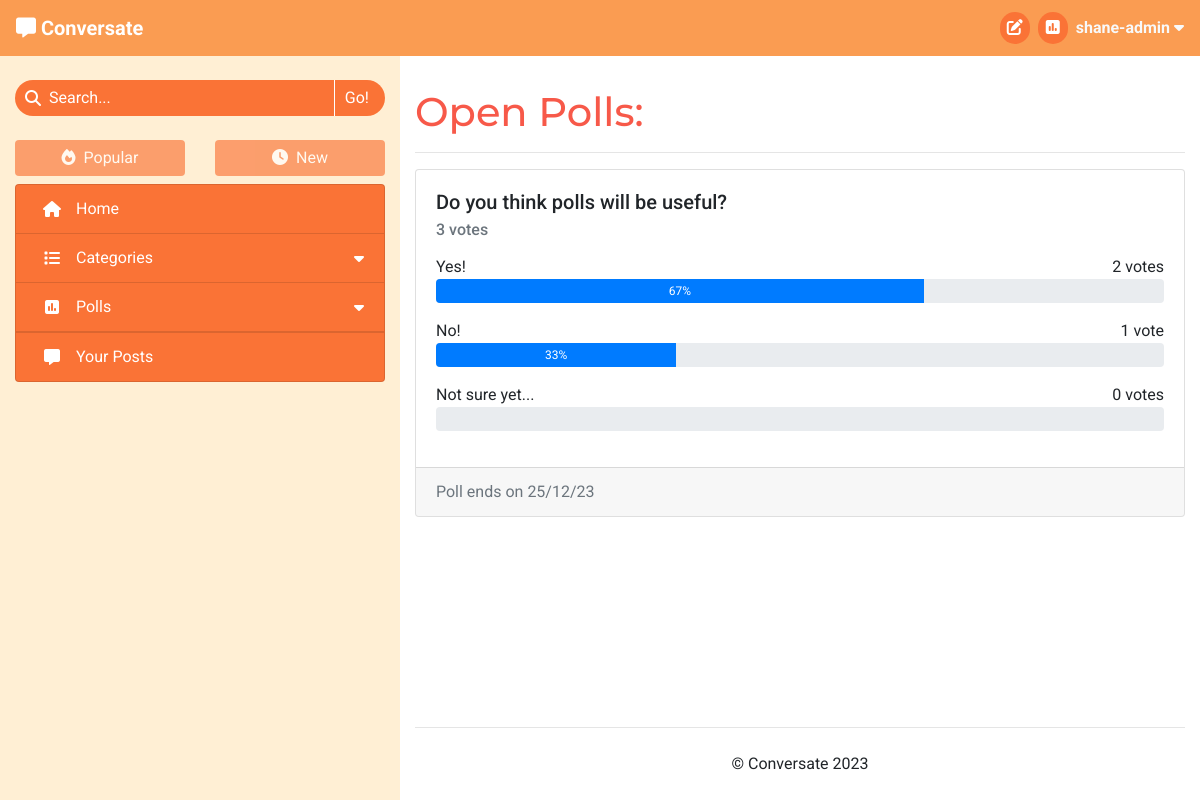
Page /polls/open (signed in) on the earlier database version.
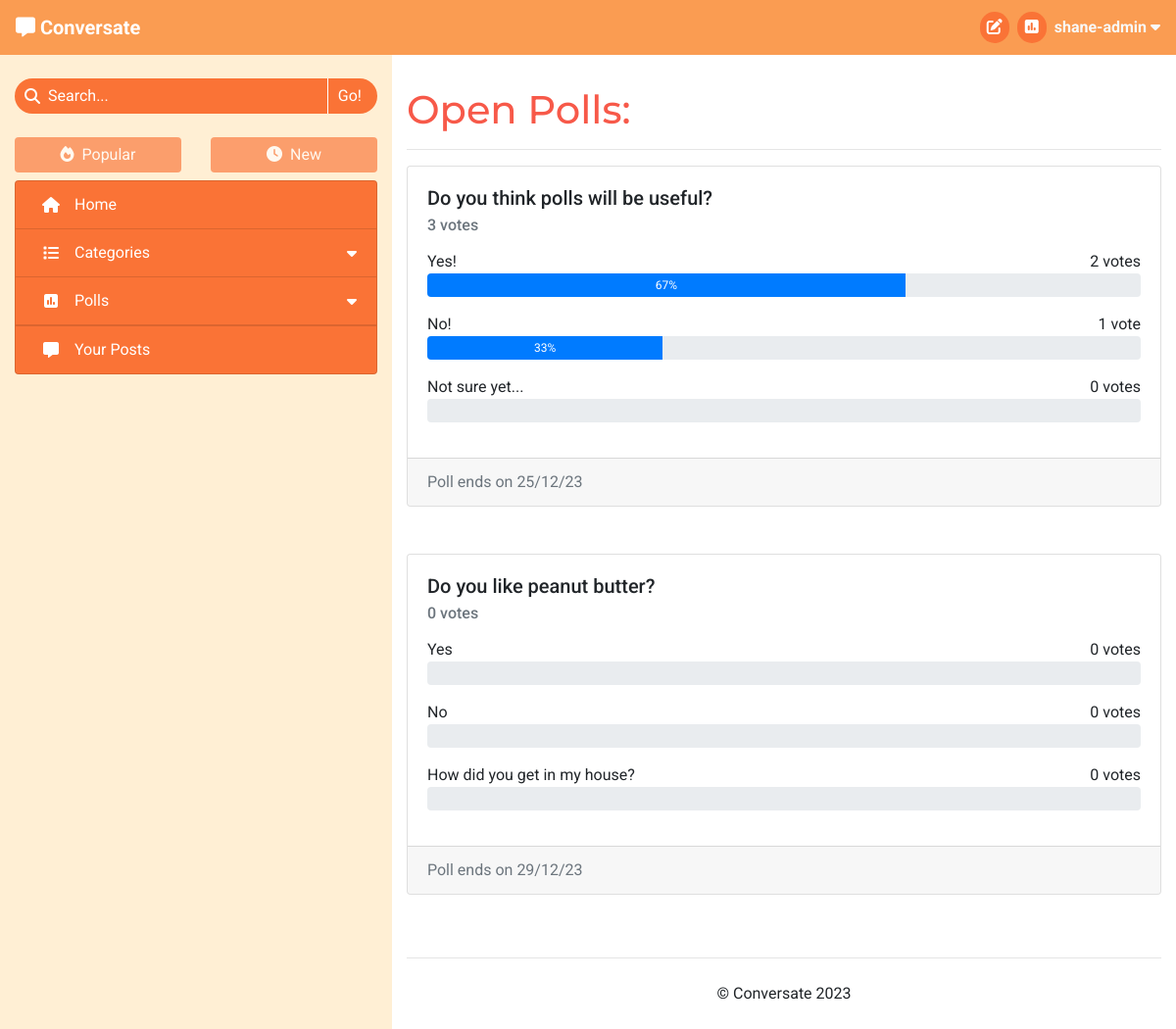
Same page on the later database version.
### forum/models.py (models this page shows, shortened)
class Poll(models.Model):
    title = models.CharField(max_length=200)
    asked_by = models.ForeignKey(User, on_delete=models.CASCADE)
    due_date = models.DateTimeField()
    post = models.OneToOneField(Post, on_delete=models.CASCADE,
                                related_name='poll', blank=True, null=True)
    class Meta:
        ordering = ['-due_date']
    def number_of_votes(self):
        total_votes = 0
        for answer in self.answers.all():
            total_votes += answer.number_of_votes()
        return total_votes
    def has_expired(self):
        current_time = datetime.now().timestamp()
        end_time = self.due_date.timestamp()
        return current_time > end_time

class PollAnswer(models.Model):
    body = models.CharField(max_length=100)
    position = models.IntegerField()
    poll = models.ForeignKey(Poll, related_name='answers',
                             on_delete=models.CASCADE)
    votes = models.ManyToManyField(User, related_name='votes')
    class Meta:
        ordering = ['position']
    def number_of_votes(self):
        return self.votes.count()
    def vote_percentage(self):
        total_votes = 0
        poll_answers = self.poll.answers.all()
        for answer in poll_answers:
            total_votes += answer.number_of_votes()
        if total_votes == 0:
            return 0
        return round((self.number_of_votes() / total_votes) * 100)

### forum/views.py (the view)
# urls.py: path('polls/<str:poll_type>', views.BrowsePolls.as_view(),
class BrowsePolls(View):
    def get(self, request, poll_type):
        if not request.user.is_authenticated:
            return redirect('/accounts/login')
        poll_type = poll_type.capitalize()
        polls = None
        if poll_type == 'Open':
            polls = Poll.objects.filter(due_date__gt=datetime.now()) \
                        .order_by('due_date')
        else:
            polls = Poll.objects.exclude(due_date__gt=datetime.now())
        context = get_poll_list_context(request, polls)
        context['heading'] = f"{poll_type} Polls"
        context['selected_tab'] = f'Polls/{poll_type}'
        return render(
            request,
            'poll_list.html',
            context,
        )

### forum/core/categories.py (called while the page is built)
def get_top_categories(limit=CATEGORY_COLLAPSIBLE_LIMIT):
    categories = list(Category.objects
                      .annotate(num_posts=Count('tagged_posts'))
                      .filter(num_posts__gt=0)
                      .order_by('-num_posts'))
    num_categories = len(categories)
    category_none = Category.objects.get(slug='none')
    if category_none in categories:
        categories.remove(category_none)
    return {
        'num_categories': num_categories,
        'top_categories': categories[:limit],
        'has_more_categories': (len(categories) > limit)
    }

### forum/core/content.py (called while the page is built)
def get_base_context(request):
    context = get_top_categories()
    context['disable_sort'] = True
    return context

def get_poll_list_context(request, poll_list):
    context = get_base_context(request)
    context['item_list'] = poll_list
    context.update(get_paginated_items(request, poll_list, POLLS_PER_PAGE))
    return context

### forum/core/pagination.py (called while the page is built)
def get_paginated_items(request, object_list, items_per_page):
    p = Paginator(object_list, items_per_page)
    page = request.GET.get('page')
    current_items = p.get_page(page)
    pagination_context = {
        'item_list': current_items,
        'page': page
    }
    if page is None:
        page = 1
    if p.num_pages > NUM_PAGES:
        pagination_context.update(get_page_range(
            int(page),
            p.num_pages
        ))
    else:
        pagination_context['page_range'] = p.page_range
    return pagination_context

### forum/models.py (called while the page is built)
    def number_of_posts(self):
        return self.tagged_posts.count()

### templates/poll_list.html (shortened to what this page needs)
{% extends "base.html" %}
{% block content %}
<h1>{{ heading }}:</h1>
<hr>
{% for poll in item_list %}
    <div class="card mb-5">
        <div class="card-body">
            <h5 class="card-title">{{ poll.title }}</h5>
            {% if poll_status == 0 and poll.asked_by != user %}
                <form method="POST" class="mt-2" action="{% url 'vote_poll' post.poll.id request.path %}">
                    {% csrf_token %}
                    {% for answer in poll.answers.all %}
                        <div class="form-check mb-2 ml-sm-3 ml-md-2 ml-lg-4">
                            <input class="form-check-input" type="radio" name="poll-vote" id="answer-{{ answer.position }}"
                                value="{{ answer.position }}" required>
                            <label class="form-check-label" for="answer-{{ answer.position }}">
                                {{ answer.body }}
                            </label>
                        </div>
                    {% endfor %}
                    <div class="mt-3">
                        <input type="submit" class="btn" value="Vote">
                        <input type="reset" class="btn" value="Clear">
                    </div>
                </form>
            {% else %}
                <h6 class="card-subtitle text-muted mb-3">
                    {% with poll.number_of_votes as vote_num %}
                        <span>{{ vote_num }} vote{% if vote_num != 1 %}s{% endif %}</span>
                    {% endwith %}
                </h6>
                {% for answer in poll.answers.all %}
                    <div class="d-flex justify-content-between">
                        <span>{{ answer.body }}</span>
                        {% with answer.number_of_votes as vote_num %}
                            <span>{{ vote_num }} vote{% if vote_num != 1 %}s{% endif %}</span>
                        {% endwith %}
                    </div>
                    <div class="progress mb-3{% if poll_status == answer.position %} answer-chosen{% endif %}">
                        {% with answer.vote_percentage as votes %}
                            <div class="progress-bar poll-result" role="progressbar" style="width: 0%;" aria-valuenow="{{ votes }}"
                                aria-valuemin="0" aria-valuemax="100" data-animation="on">{{ votes }}%</div>
                        {% endwith %}
                    </div>
                {% endfor %}
            {% endif %}
        </div>
        <div class="card-footer text-muted">
            {% with poll.due_date|date:"d/m/y" as end_date %}
            {% if poll.has_expired %}Poll ended {{ end_date }}
            {% else %}Poll ends on {{ end_date }}
            {% endif %}
            {% endwith %}
        </div>
    </div>
{% endfor %}
{% endblock content %}

### templates/base.html (shortened to what this page needs)
{% load static %}
<!DOCTYPE html>
<html lang="en">
<head>
    <link rel="stylesheet" href="https://cdn.jsdelivr.net/npm/bootstrap@4.6.2/dist/css/bootstrap.min.css"
>
    <link rel="stylesheet" href="{% static 'css/style.css' %}" type="text/css">
</head>
<body id="main-page">
    <header class="navbar navbar-expand-sm navbar-dark">
        <div>
            <a class="navbar-brand" href="{% url 'home' %}" aria-label="Go to the home page">
                <i class="fa-solid fa-message"></i>
                <strong>Conversate</strong>
            </a>
        </div>
            <ul class="nav justify-content-end">
                {% if user.is_authenticated %}
                    <li class="nav mr-3 mr-md-2">
                        <a class="nav-icon" href="{% url 'new_post' %}">
                            <i class="fa-solid fa-pen-to-square"></i>
                        </a>
                    </li>
                    <li class="nav mr-3 mr-md-2">
                        <a class="nav-icon" href="{% url 'new_poll' %}">
                            <i class="fa-solid fa-square-poll-vertical"></i>
                        </a>
                    </li>
                    <li class="nav dropdown center-to-container">
                        <span class="text-light d-none d-md-inline" data-toggle="dropdown" role="button"
                            aria-expanded="false" aria-label="User Information">
                            <strong>{{ user.username }}
                                <i class="fa-solid fa-caret-down"></i>
                            </strong>
                        </span>
                    </li>
                {% else %}
                    <li class="nav">
                        <a href="{% url 'account_login' %}" class="btn">Log In</a>
                    </li>
                {% endif %}
            </ul>
        </header>
    <div>
        <div class="container-fluid">
            <div class="row">
                <nav class="d-none d-md-block col-4" >
                    <form action="{% url 'search_post' %}" method="GET" autocomplete="off">
                        <div class="search-bar mt-4" role="button" data-toggle="popover"
                            data-placement="bottom">
                            <div class="center-to-container">
                                <i class="fa-solid fa-magnifying-glass"></i>
                            </div>
                            <input type="text" id="search-input" name="search_query"
                                {% if search_result %} value="{{ search_result }}"{% endif %} placeholder="Search..." required>
                            <input type="submit" class="side-nav-btn" value="Go!">
                        </div>
                    </form>
                    <div class="container-fluid px-0 mt-4 mb-2">
                        <div class="row">
                            {% with request.path|add:"?"|add:request.GET.urlencode as current_path %}
                            <div class="col-6">
                                {% if disable_sort %}
                                    <div>
                                {% elif request.GET.urlencode %}
                                    <a href="{% url 'sort_posts' 0 current_path %}" class="anchor-no-style">
                                {% else %}
                                    <a href="{% url 'sort_posts' 0 request.path %}" class="anchor-no-style">
                                {% endif %}
                                    <div class="btn btn-block side-nav-btn
                                        {% if disable_sort %} disabled{% elif not user.profile.sort_by_new %} active{% endif %}">
                                        <i class="fa-solid fa-fire mr-lg-1"></i>
                                        Popular
                                    </div>
                                {% if disable_sort %}
                                    </div>
                                {% else %}
                                    </a>
                                {% endif %}
                            </div>
                            <div class="col-6">
                                {% if disable_sort %}
                                    <div>
                                {% elif request.GET.urlencode %}
                                    <a href="{% url 'sort_posts' 1 current_path %}" class="anchor-no-style">
                                {% else %}
                                    <a href="{% url 'sort_posts' 1 request.path %}" class="anchor-no-style">
                                {% endif %}
                                    <div class="btn btn-block side-nav-btn
                                        {% if disable_sort %} disabled{% elif user.profile.sort_by_new %} active{% endif %}">
                                        <i class="fa-solid fa-clock mr-lg-1"></i>
                                        New
                                    </div>
                                {% if disable_sort %}
                                    </div>
                                {% else %}
                                    </a>
                                {% endif %}
                            </div>
                            {% endwith %}
                        </div>
                    </div>
                    <div class="list-group side-nav accordion" id="side-nav-list">
                        <a class="list-group-item list-group-item-action side-nav-btn
                            {% if selected_tab == 'Home' %} active{% endif %}" href="{% url 'home' %}">
                            <i class="fa-solid fa-house center-to-container"></i>
                            <span class="d-inline-block ml-lg-2">Home</span>
                        </a>
                        <a id="category-collapse" class="list-group-item list-group-item-action side-nav-btn clickable
                            {% if 'Categories' in selected_tab %} active{% endif %}" data-toggle="collapse"
                            href="#side-nav-categories" role="button" aria-expanded="false" aria-controls="side-nav-categories">
                            <i class="fa-solid fa-list center-to-container"></i>
                            <div class="ml-lg-2">Categories</div>
                            <i class="fa-solid fa-caret-down center-to-container"></i>
                        </a>
                        <a id="poll-list-collapse" class="list-group-item list-group-item-action side-nav-btn clickable
                            {% if 'Categories' in selected_tab %} active{% endif %}" data-toggle="collapse"
                            href="#side-nav-polls" role="button" aria-expanded="false" aria-controls="side-nav-polls">
                            <i class="fa-solid fa-square-poll-vertical center-to-container"></i>
                            <div class="ml-lg-2">Polls</div>
                            <i class="fa-solid fa-caret-down center-to-container"></i>
                        </a>
                        <a class="list-group-item list-group-item-action side-nav-btn clickable"
                            href="{% url 'my_posts' %}">
                            <i class="fa-solid fa-message center-to-container"></i>
                            <span class="d-inline-block ml-lg-2">Your Posts</span>
                        </a>
                    </div>
                </nav>
                <div id="main-content" class="col col-md-8">
                    <section>
                        {% block content %}
                        {% endblock content %}
                    </section>
                    <footer>
                        <hr>
                        <p class="text-center my-4">&copy; Conversate 2023</p>
                    </footer>
                </div>
            </div>
        </div>
    </div>
</body>
</html>

### static/css/style.css (style rules this page uses)
* { font-family: 'Roboto', sans-serif; }
h1, h2, h3 { font-family: 'Montserrat', sans-serif; }
.clickable { cursor: pointer; }
a, h1, h2, h3 { color: #f75949; }
.btn { background-color: #f75949; border: none; color: white; }
.center-to-container { display: flex; align-items: center; justify-content: center; }
.navbar { background-color: #FA9C52; display: grid; grid-template-columns: 1fr 1fr; grid-template-rows: 1fr; }
.nav-icon { color: white; background-color: #FA7336; border: none; border-radius: 32px; width: 30px; padding: 4px; text-align: center; }
.side-nav-btn, .side-nav-btn:focus { color: white; background-color: #FA7336; transition: color .15s ease-in-out, background-color .15s ease-in-out, border-color .15s ease-in-out, box-shadow .15s ease-in-out; }
.list-group-item-action { display: grid; grid-template-columns: 32px 1fr auto; grid-template-rows: 1fr; }
#category-collapse, #poll-collapse { border-bottom: none; }
.search-bar { border-radius: 32px; width: 100%; background-color: #FA7336; color: white; display: grid; grid-template-columns: auto 1fr auto; grid-template-rows: 1fr; overflow: hidden; }
.search-bar i { padding-left: 10px; }
#search-input, #search-input::placeholder { margin-left: 8px; padding: 6px 0; border: none; outline: none; display: inline-block; min-width: 0; background-color: #FA7336; color: white; }
.search-bar input[type=submit] { background: none; border: none; border-left: 1px solid white; padding: 4px 16px 4px 10px; color: white; }
#main-page { background-color: #FFEFD4; }
#main-content { background-color: white; padding-top: 32px; height: calc(100vh - 56px); overflow-y: auto; display: grid; grid-template-columns: 1fr; grid-template-rows: 1fr auto; }
.progress { height: 24px; }
.progress-bar { transition: width .8s ease-in-out; }

Differences in the rows shown:
added Poll: title "Do you like peanut butter?", number_of_votes "0", end_date "29/12/23"
added PollAnswer: body "Yes", number_of_votes "0", shown under "Do you like peanut butter?"
added PollAnswer: body "No", number_of_votes "0", shown under "Do you like peanut butter?"
added PollAnswer: body "How did you get in my house?", number_of_votes "0", shown under "Do you like peanut butter?"
